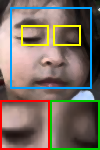
%> input picture report/drowsy2.png, 100 x 150 px
$ octave --eval "result = detectFaceEyes(imread('../report/drowsy2.png'));"   (GNU Octave 9; MATLAB toolbox functions it lacks are replaced by stand-ins)
%> lines starting %> are read from the running program, lines starting %| are printed output that depends on the picture
### utils/toGray.m
function g = toGray(img)
% TOGRAY  Convert any input image to a uint8 grayscale image.
if size(img,3) == 3
    g = rgb2gray(img);
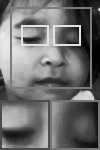
%> g: size 150x100 uint8; min 0, max 234, mean 111.8
elseif size(img,3) > 3
    g = rgb2gray(img(:,:,1:3));
else
    g = img;
end
g = im2uint8(g);
end

### module2_segmentation/detectFaceEyes.m
function D = detectFaceEyes(img)
% DETECTFACEEYES  Find the driver's face and the two eyes.
%   1. Viola-Jones face detector (Computer Vision Toolbox, 'FrontalFaceCART');
%      the largest face is used.
%   2. Viola-Jones eye-pair detector ('EyePairBig', then 'EyePairSmall') in the
%      upper 60% of the face. The pair box is split into a left and a right eye.
%   3. No eye pair found -> eye boxes from standard face proportions.
%   4. No face found (or no Computer Vision Toolbox) -> skin-colour segmentation
%      + morphology (locateEyeRegion), split into two halves.
%   Each eye centre = centroid of the darkest blob in its box (Otsu, Module 2).
%   Head tilt = angle of the line between the two eye centres (degrees).
%
%   D.face    [x y w h] of the face ([] if none)
%   D.eyes    2x4 [x y w h]: row 1 = eye on the left of the image, row 2 = right
%   D.centers 2x2 [x y] eye centres
%   D.tilt    head tilt in degrees (0 if it could not be measured reliably)
%   D.method  'viola-jones' | 'face-geometry' | 'skin'
persistent faceDet pairBig pairSmall hasCV
if isempty(hasCV)
    hasCV = false;
    try
        faceDet   = vision.CascadeObjectDetector('FrontalFaceCART', 'MergeThreshold', 4);
        pairBig   = vision.CascadeObjectDetector('EyePairBig');
        pairSmall = vision.CascadeObjectDetector('EyePairSmall');
        hasCV = true;
    catch
        warning('detectFaceEyes:noCV', ['Computer Vision Toolbox not available: ' ...
                'the eyes are found with skin-colour segmentation instead.']);
    end
end

g = toGray(img);
[H, W] = size(g);
%> H = 150; W = 100
D = struct('face', [], 'eyes', zeros(2,4), 'centers', zeros(2,2), 'tilt', 0, 'method', 'skin');

face = [];
if hasCV
    bb = step(faceDet, g);
%> bb = [11 9 82 82]
    if ~isempty(bb)
        [~, k] = max(bb(:,3) .* bb(:,4));
%> k = 1
        face = double(bb(k,:));
%> face = [11 9 82 82]
    end
end

if ~isempty(face)
    D.face = face;
%> D.face = [11 9 82 82]
    x = face(1);  y = face(2);  w = face(3);  h = face(4);
%> after `x = face(1)`: x = 11
%> after `y = face(2)`: y = 9
%> after `w = face(3)`: w = 82
%> after `h = face(4)`: h = 82
    r1 = max(1, round(y));  r2 = min(H, round(y + 0.6*h));
%> after `r1 = max(1, round(y))`: r1 = 9
%> after `r2 = min(H, round(y + 0.6*h))`: r2 = 58
    c1 = max(1, round(x));  c2 = min(W, round(x + w - 1));
%> after `c1 = max(1, round(x))`: c1 = 11
%> after `c2 = min(W, round(x + w - 1))`: c2 = 92
    roi = g(r1:r2, c1:c2);
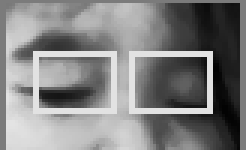
%> roi: size 50x82 uint8 (shown 3 times larger); min 3, max 227, mean 128.8
    pair = [];
%> (the run ends here)
